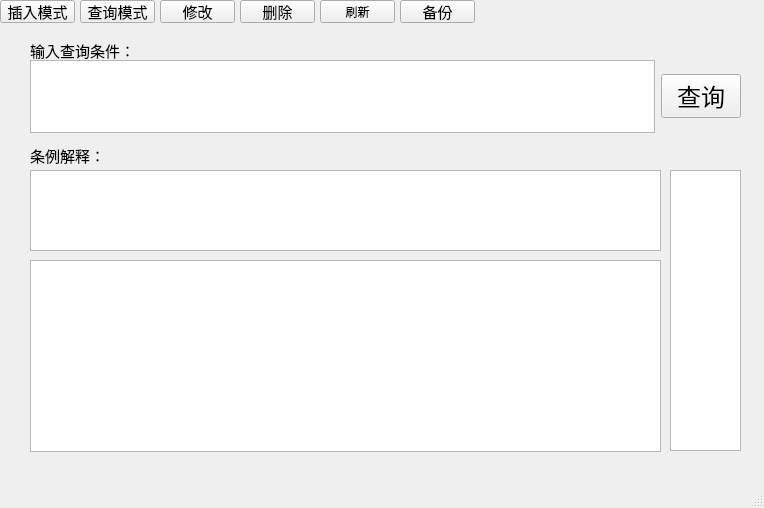
<?xml version="1.0" encoding="UTF-8"?>
<ui version="4.0">
 <class>mainWindow</class>
 <widget class="QMainWindow" name="mainWindow">
  <property name="geometry">
   <rect>
    <x>0</x>
    <y>0</y>
    <width>764</width>
    <height>508</height>
   </rect>
  </property>
  <property name="windowTitle">
   <string>MainWindow</string>
  </property>
  <widget class="QWidget" name="centralwidget">
   <widget class="QWidget" name="horizontalLayoutWidget">
    <property name="geometry">
     <rect>
      <x>30</x>
      <y>60</y>
      <width>711</width>
      <height>73</height>
     </rect>
    </property>
    <layout class="QHBoxLayout" name="horizontalLayout">
     <item>
      <widget class="QPlainTextEdit" name="plainTextEdit">
       <property name="font">
        <font>
         <family>仿宋</family>
         <pointsize>16</pointsize>
        </font>
       </property>
      </widget>
     </item>
     <item>
      <widget class="QPushButton" name="pushButton">
       <property name="font">
        <font>
         <family>宋体</family>
         <pointsize>18</pointsize>
        </font>
       </property>
       <property name="text">
        <string>查询</string>
       </property>
      </widget>
     </item>
    </layout>
   </widget>
   <widget class="QLabel" name="label">
    <property name="geometry">
     <rect>
      <x>30</x>
      <y>140</y>
      <width>91</width>
      <height>31</height>
     </rect>
    </property>
    <property name="font">
     <font>
      <family>Adobe Devanagari</family>
      <pointsize>11</pointsize>
     </font>
    </property>
    <property name="text">
     <string>条例解释：</string>
    </property>
   </widget>
   <widget class="QLabel" name="label_2">
    <property name="geometry">
     <rect>
      <x>30</x>
      <y>40</y>
      <width>101</width>
      <height>21</height>
     </rect>
    </property>
    <property name="font">
     <font>
      <family>Adobe Devanagari</family>
      <pointsize>11</pointsize>
     </font>
    </property>
    <property name="text">
     <string>输入查询条件：</string>
    </property>
   </widget>
   <widget class="QPlainTextEdit" name="plainTextEdit_2">
    <property name="geometry">
     <rect>
      <x>30</x>
      <y>170</y>
      <width>631</width>
      <height>81</height>
     </rect>
    </property>
    <property name="font">
     <font>
      <family>仿宋</family>
      <pointsize>16</pointsize>
     </font>
    </property>
    <property name="autoFillBackground">
     <bool>false</bool>
    </property>
   </widget>
   <widget class="QPushButton" name="charuanniu">
    <property name="geometry">
     <rect>
      <x>0</x>
      <y>0</y>
      <width>75</width>
      <height>23</height>
     </rect>
    </property>
    <property name="font">
     <font>
      <family>宋体</family>
      <pointsize>11</pointsize>
     </font>
    </property>
    <property name="text">
     <string>插入模式</string>
    </property>
   </widget>
   <widget class="QPushButton" name="pushButton_3">
    <property name="geometry">
     <rect>
      <x>240</x>
      <y>0</y>
      <width>75</width>
      <height>23</height>
     </rect>
    </property>
    <property name="font">
     <font>
      <family>宋体</family>
      <pointsize>11</pointsize>
     </font>
    </property>
    <property name="text">
     <string>删除</string>
    </property>
   </widget>
   <widget class="QPushButton" name="pushButton_4">
    <property name="geometry">
     <rect>
      <x>160</x>
      <y>0</y>
      <width>75</width>
      <height>23</height>
     </rect>
    </property>
    <property name="font">
     <font>
      <family>宋体</family>
      <pointsize>11</pointsize>
     </font>
    </property>
    <property name="text">
     <string>修改</string>
    </property>
   </widget>
   <widget class="QPushButton" name="chaxunanniu">
    <property name="geometry">
     <rect>
      <x>80</x>
      <y>0</y>
      <width>75</width>
      <height>23</height>
     </rect>
    </property>
    <property name="font">
     <font>
      <family>宋体</family>
      <pointsize>11</pointsize>
     </font>
    </property>
    <property name="text">
     <string>查询模式</string>
    </property>
   </widget>
   <widget class="QPushButton" name="pushButton_beifen">
    <property name="geometry">
     <rect>
      <x>400</x>
      <y>0</y>
      <width>75</width>
      <height>23</height>
     </rect>
    </property>
    <property name="font">
     <font>
      <family>宋体</family>
      <pointsize>11</pointsize>
     </font>
    </property>
    <property name="text">
     <string>备份</string>
    </property>
   </widget>
   <widget class="QTableView" name="tableView">
    <property name="geometry">
     <rect>
      <x>30</x>
      <y>260</y>
      <width>631</width>
      <height>192</height>
     </rect>
    </property>
   </widget>
   <widget class="QGraphicsView" name="graphicsView">
    <property name="geometry">
     <rect>
      <x>670</x>
      <y>170</y>
      <width>71</width>
      <height>281</height>
     </rect>
    </property>
   </widget>
   <widget class="QPushButton" name="pushButton_shuaxin">
    <property name="geometry">
     <rect>
      <x>320</x>
      <y>0</y>
      <width>75</width>
      <height>23</height>
     </rect>
    </property>
    <property name="text">
     <string>刷新</string>
    </property>
   </widget>
  </widget>
  <widget class="QMenuBar" name="menubar">
   <property name="geometry">
    <rect>
     <x>0</x>
     <y>0</y>
     <width>764</width>
     <height>23</height>
    </rect>
   </property>
  </widget>
  <widget class="QStatusBar" name="statusbar"/>
 </widget>
 <resources/>
 <connections/>
</ui>
